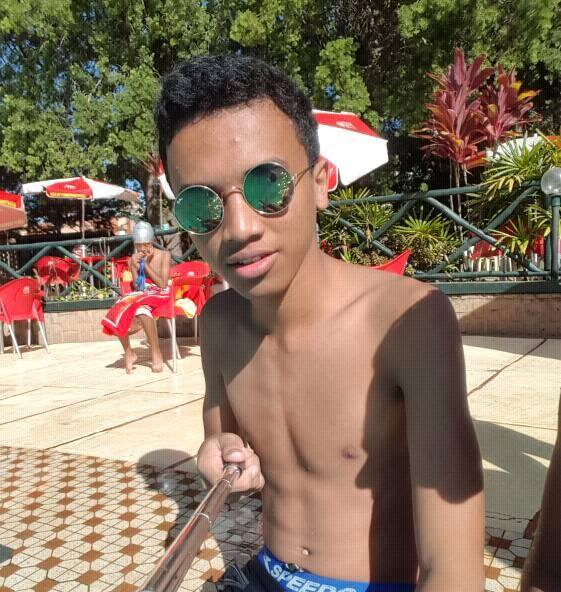
#> input picture calendar/Image/lucas.jpg, 561 x 592 px, found by its file name
$ python 'egalisation_d'"'"'histogramme.py'   (older library calls are emulated)
#> lines starting #> are read from the running program, lines starting #| are printed output that depends on the picture
import numpy as np
from PIL import Image
import cv2
import matplotlib.pyplot as plt
import scipy.misc


img = cv2.imread('image/lucas.jpg')
#> img is the input picture: shape (592, 561, 3); mean B, G, R 95.3, 115.1, 135.1
b, g, r = cv2.split(img)
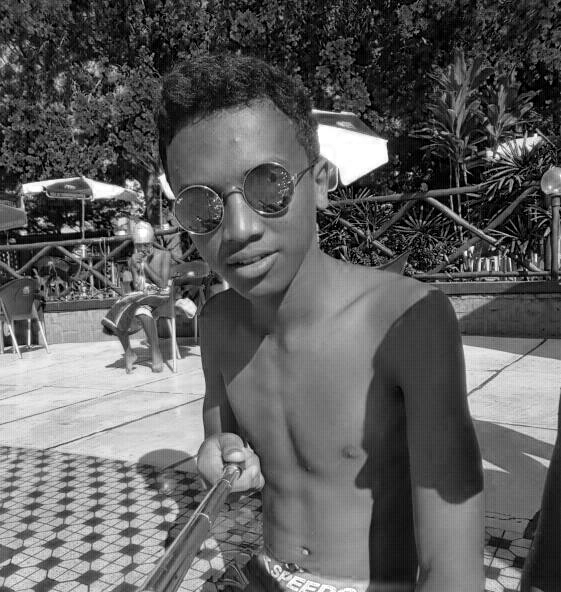
#> b: shape (592, 561); min 0, max 255, mean 95.3
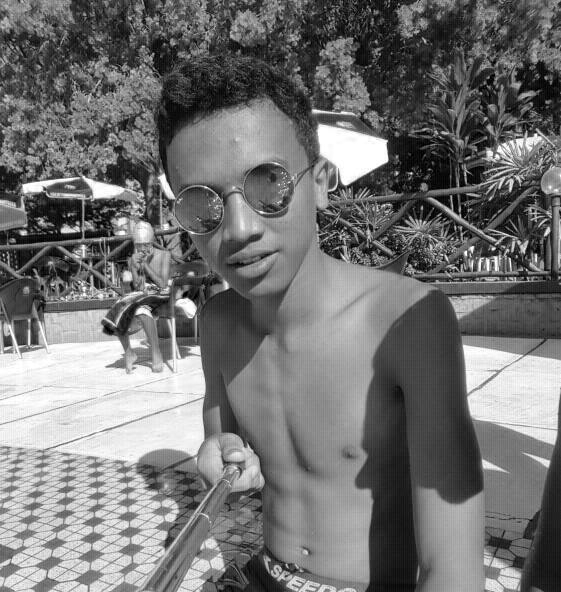
#> g: shape (592, 561); min 0, max 255, mean 115.1
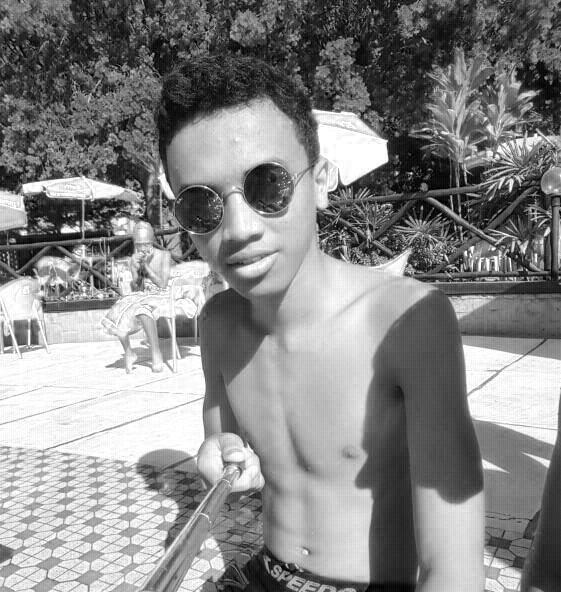
#> r: shape (592, 561); min 0, max 255, mean 135.1

k = np.zeros_like(b)
b = cv2.merge([b, k, k])
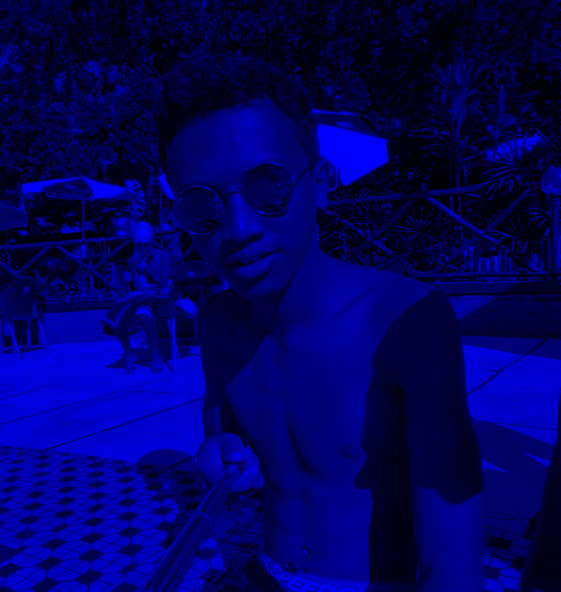
#> b: shape (592, 561, 3); mean of channels 0, 1, 2 95.3, 0, 0; drawn as B, G, R
g = cv2.merge([k, g, k])
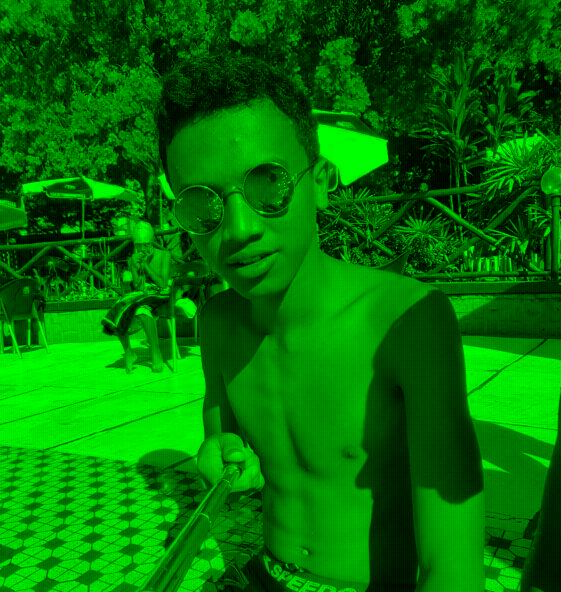
#> g: shape (592, 561, 3); mean of channels 0, 1, 2 0, 115.1, 0; drawn as B, G, R
r = cv2.merge([k, k, r])
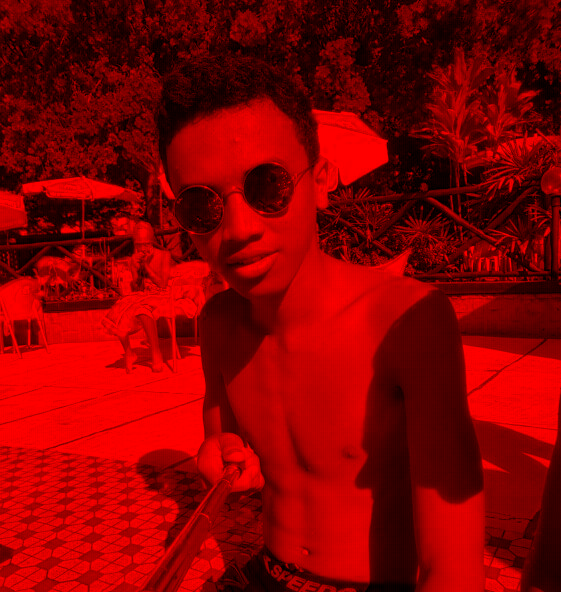
#> r: shape (592, 561, 3); mean of channels 0, 1, 2 0, 0, 135.1; drawn as B, G, R

from PIL import Image
import numpy as np
import matplotlib.pyplot as plt

img = np.array(b)

# Randomly generate 500 salt and pepper
rows, cols, dims = img.shape
#> rows = 592; cols = 561; dims = 3
for i in range(500):
    x = np.random.randint(0, rows)
    y = np.random.randint(0, cols)
    img[x, y:] = 255
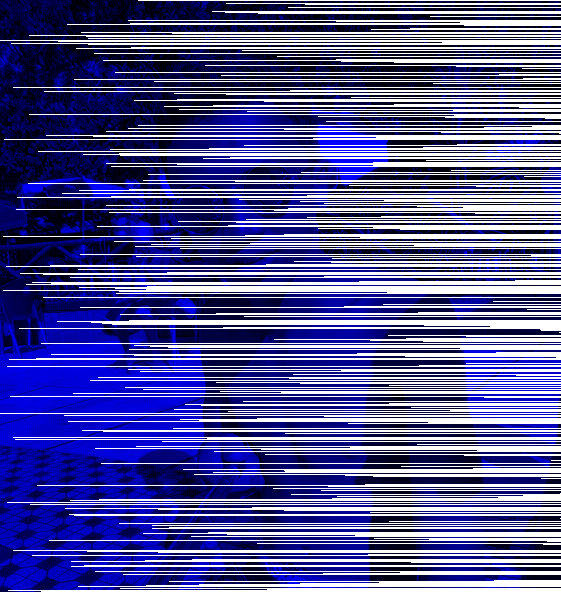
#> img: shape (592, 561, 3); mean of channels 0, 1, 2 150.8, 84.9, 84.9; drawn as B, G, R

plt.figure("manda")
plt.imshow(img)

plt.axis('off')
plt.show()

$ run again, with calendar/Image/WW2.jpg copied over calendar/Image/lucas.jpg
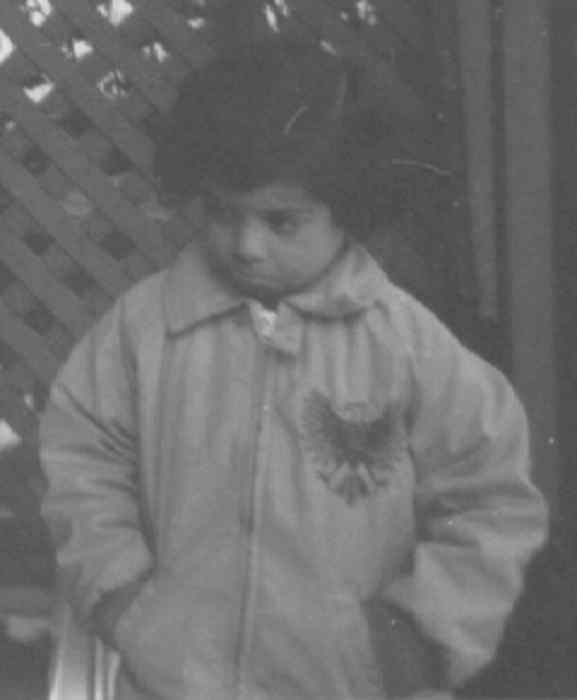
#> input picture calendar/Image/WW2.jpg, 577 x 700 px, found by its file name
#> img is the input picture: shape (700, 577, 3); min 70, max 228, mean 109.9
#> `r = cv2.merge([k, k, r])`:
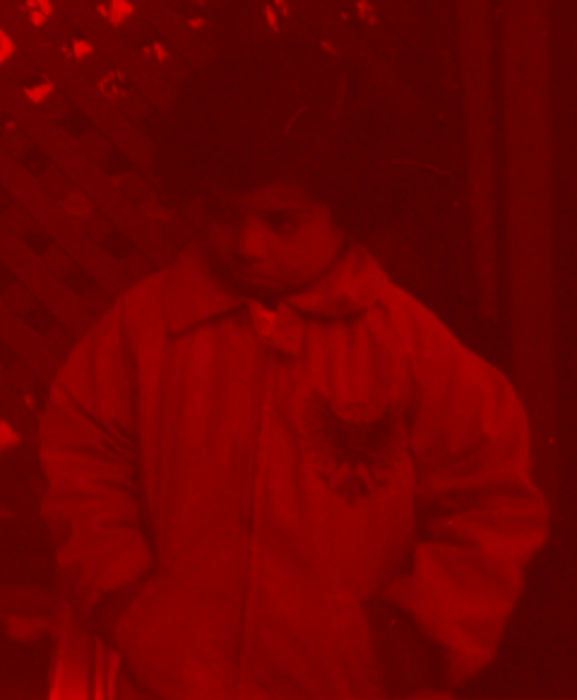
#> r: shape (700, 577, 3); mean of channels 0, 1, 2 0, 0, 109.9; drawn as B, G, R
#> after the loop `for i in range(500):`:
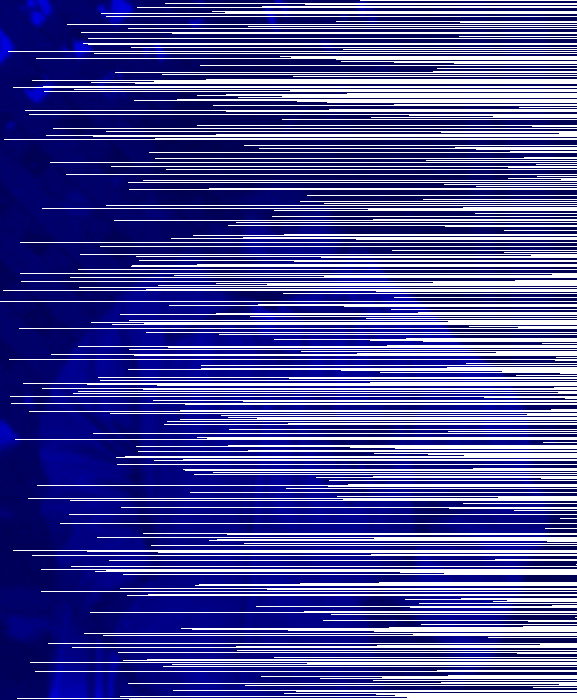
#> img: shape (700, 577, 3); mean of channels 0, 1, 2 153, 74.5, 74.5; drawn as B, G, R
